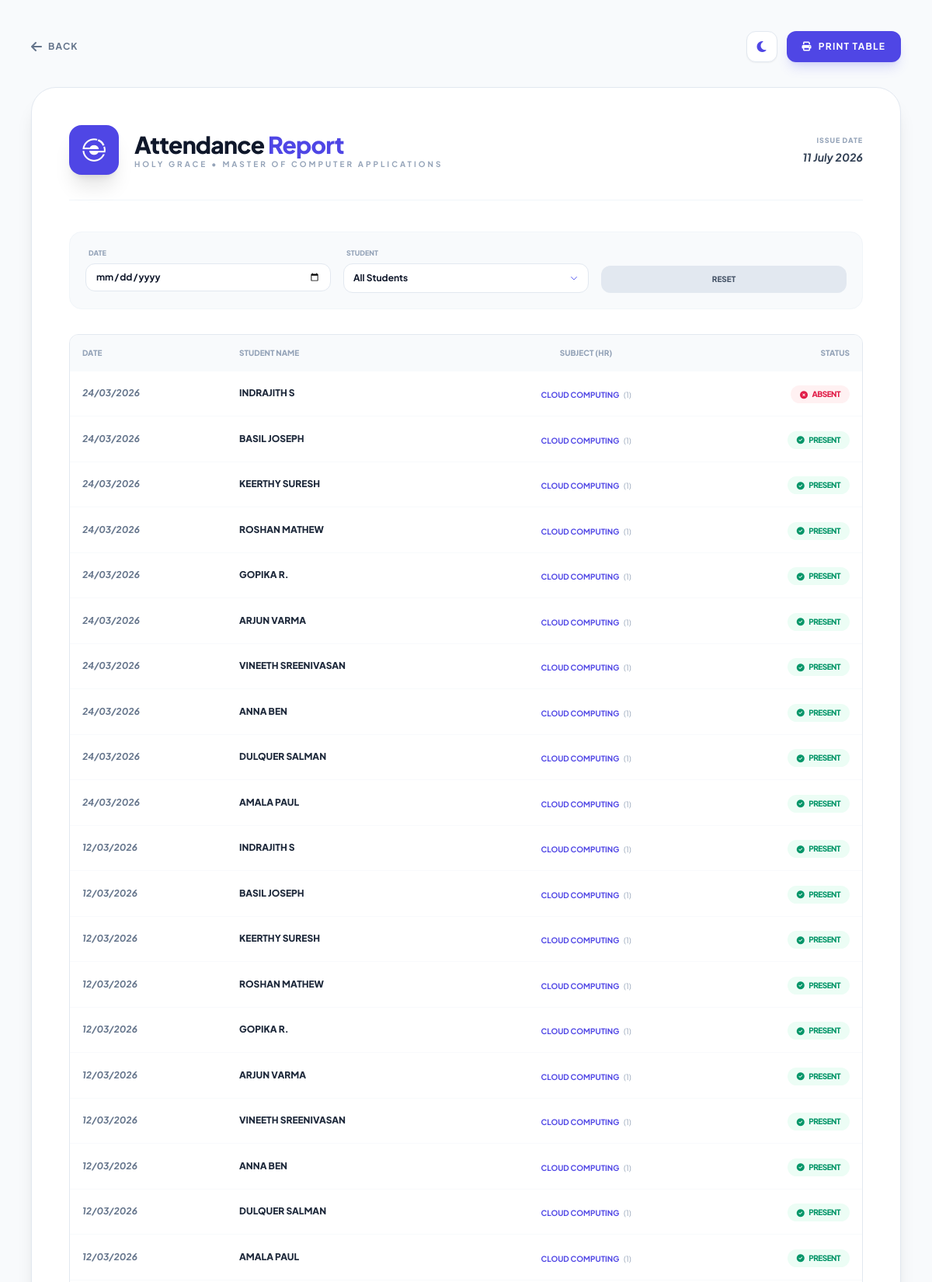
The app's page /adminn/reports/attendance/13/ (signed in, upper part) with its own data.
### main/models.py (models this page shows, shortened)
class Institution(models.Model):
    institution_id = models.BigAutoField(primary_key=True)
    email = models.EmailField(unique=True)
    institution_name = models.CharField(max_length=50)
    password = models.CharField()
    institution_abbreviation = models.CharField(max_length=50, unique=True, null=True, blank=True)

class Classes(models.Model):
    id = models.BigAutoField(primary_key=True)
    class_name = models.CharField(max_length=50)
    class_head = models.CharField(max_length=50)
    email = models.EmailField(unique=True)
    password = models.CharField()
    class_abbreviation = models.CharField(max_length=50, null=True, blank=True)
    user = models.ForeignKey(Users, on_delete=models.CASCADE)
    institution = models.ForeignKey(Institution, on_delete=models.CASCADE)

class Attendance(models.Model):
    class StatusChoices(models.TextChoices):
        PRESENT = 'present', 'Present'
        ABSENT = 'absent', 'Absent'
    id = models.BigAutoField(primary_key=True)
    attendance_date = models.DateField()
    hour = models.PositiveSmallIntegerField()
    status = models.CharField(
        max_length=10,
        choices=StatusChoices.choices,
        default=StatusChoices.PRESENT
    )
    student = models.ForeignKey('Students', on_delete=models.CASCADE)
    subject = models.ForeignKey('Subjects', on_delete=models.CASCADE)
    created_at = models.DateTimeField(auto_now_add=True)

class Students(models.Model):
    id = models.BigAutoField(primary_key=True)
    roll_no = models.CharField(max_length=50, unique=True)
    name = models.CharField(max_length=50)
    email = models.CharField(max_length=50, unique=True, null=True, blank=True)
    password = models.CharField()
    class_obj = models.ForeignKey(Classes, on_delete=models.SET_NULL, null=True, blank=True)
    user = models.ForeignKey(Users, on_delete=models.CASCADE)

class Subjects(models.Model):
    id = models.BigAutoField(primary_key=True)
    subject_name = models.CharField(max_length=50)
    subject_head = models.CharField(max_length=50)
    email = models.EmailField(unique=True)
    password = models.CharField()
    user = models.ForeignKey(Users, on_delete=models.CASCADE)
    class_obj = models.ForeignKey(Classes, on_delete=models.CASCADE)

### main/views.py (the view)
# urls.py: path('adminn/reports/attendance/<int:class_id>/', views.admin_report_attendance, name='admin_report_attendance'),
def admin_report_attendance(request, class_id):
    if 'institution_id' not in request.session:
        return redirect('login')
    inst_id = request.session['institution_id']
    institution = get_object_or_404(Institution, institution_id=inst_id)
    selected_class = get_object_or_404(Classes, id=class_id, institution=institution)
    students = Students.objects.filter(class_obj=selected_class)
    attendance_records = Attendance.objects.filter(student__in=students).select_related('student', 'subject').order_by('-attendance_date')
    context = {
        'institution': institution,
        'selected_class': selected_class,
        'records': attendance_records,
        'report_type': 'Attendance',
    }
    return render(request, 'admin/admin_report_view.html', context)

### templates/admin/admin_report_view.html (shortened to what this page needs)
{% load static %}
<!DOCTYPE html>
<html lang="en" class="light">
<head>
    <script src="https://cdn.tailwindcss.com"></script>
    <link href="https://cdnjs.cloudflare.com/ajax/libs/font-awesome/6.4.0/css/all.min.css" rel="stylesheet">
</head>
<body class="bg-[#f8fafc] dark:bg-[#020617] text-slate-900 dark:text-slate-100 p-4 lg:p-10 min-h-screen">
    <div class="no-print mb-8 max-w-6xl mx-auto flex items-center justify-between">
        <a href="{% url 'admin_reports' %}"
            class="flex items-center gap-2 text-slate-500 hover:text-brand-600 font-bold transition-all">
            <i class="fa-solid fa-arrow-left"></i>
            <span class="text-xs uppercase tracking-widest">Back</span>
        </a>
        <div class="flex gap-3">
            <button id="theme-switch"
                class="w-10 h-10 flex items-center justify-center rounded-xl bg-white dark:bg-slate-800 shadow-sm border border-slate-200 dark:border-white/5">
                <i id="theme-icon" class="fa-solid fa-moon text-brand-600"></i>
            </button>
            <button onclick="window.print()"
                class="flex items-center gap-2 px-5 py-2.5 rounded-xl bg-brand-600 text-white font-bold text-xs uppercase tracking-widest shadow-lg shadow-brand-500/20 hover:scale-[1.02] active:scale-95 transition-all">
                <i class="fa-solid fa-print"></i> Print Table
            </button>
        </div>
    </div>
    <div
        class="print-container max-w-6xl mx-auto bg-white dark:bg-slate-900 rounded-[2rem] p-8 lg:p-12 border border-slate-200 dark:border-white/5 shadow-xl relative">
        <div
            class="print-header flex flex-col md:flex-row justify-between items-center gap-6 mb-10 pb-8 border-b border-slate-100 dark:border-white/5">
            <div class="flex items-center gap-5">
                <div class="w-16 h-16 rounded-2xl bg-brand-600 flex items-center justify-center shadow-xl">
                    <img src="{% static 'main/images/logobase_white.png' %}" class="w-8 h-8 object-contain" alt="Logo">
                </div>
                <div>
                    <h1 class="text-3xl font-black text-slate-900 dark:text-white tracking-tight">
                        {{ report_type }} <span class="text-brand-600">Report</span>
                    </h1>
                    <p class="text-[10px] font-bold text-slate-400 uppercase tracking-[0.3em]">
                        {{ institution.institution_name }} • {{ selected_class.class_name }}
                    </p>
                </div>
            </div>
            <div class="text-center md:text-right">
                <p class="text-[9px] font-black text-slate-400 uppercase tracking-widest mb-1">Issue Date</p>
                <p class="text-sm font-bold text-slate-700 dark:text-white italic">{% now "d F Y" %}</p>
            </div>
        </div>
        <div id="filter-anchor" class="no-print"></div>
        <div class="table-container rounded-xl border border-slate-200 dark:border-white/5">
            <table class="w-full text-left" id="reportTable">
                <thead>
                    <tr class="bg-slate-50 dark:bg-white/5">
                        {% if report_type == 'Attendance' %}
                        <th class="py-4 px-4 text-[10px] font-black uppercase text-slate-400">Date</th>
                        <th class="py-4 px-4 text-[10px] font-black uppercase text-slate-400">Student Name</th>
                        <th class="py-4 px-4 text-[10px] font-black uppercase text-slate-400 text-center">Subject (Hr)
                        </th>
                        <th class="py-4 px-4 text-[10px] font-black uppercase text-slate-400 text-right">Status</th>
                        {% endif %}
                    </tr>
                </thead>
                <tbody id="tableBody">
                    {% for rec in records %}
                    <tr
                        class="report-row border-b border-slate-50 dark:border-white/5 hover:bg-slate-50/50 dark:hover:bg-white/5 transition-colors">
                        {% if report_type == 'Attendance' %}
                        <td class="py-4 px-4 text-xs font-bold text-slate-500 italic">
                           {{ rec.attendance_date|date:"d/m/Y" }}</td>
                        <td
                            class="py-4 px-4 text-xs font-black text-slate-800 dark:text-white uppercase student-name-cell">
                            {{ rec.student.name }}</td>
                        <td class="py-4 px-4 text-center">
                            <span class="text-[10px] font-bold text-brand-600 uppercase">{{ rec.subject.subject_name }}
                            </span>
                            <span class="text-[10px] text-slate-400 ml-1">({{ rec.hour }})</span>
                        </td>
                        <td class="py-4 px-4 text-right">
                            <span
                                class="status-badge inline-flex items-center gap-1.5 px-3 py-1 rounded-full text-[10px] font-black uppercase tracking-tighter {% if rec.status == 'present' %} bg-emerald-50 text-emerald-600 {% else %} bg-rose-50 text-rose-600 {% endif %}">
                                <i
                                    class="fa-solid {% if rec.status == 'present' %} fa-circle-check {% else %} fa-circle-xmark {% endif %}"></i>
                                {{ rec.status }}
                            </span>
                        </td>
                        {% endif %}
                    </tr>
                    {% endfor %}
                </tbody>
            </table>
        </div>
    </div>
</body>
</html>

### templates/admin/admin_report_view.html (style rules this page uses)
body { font-family: 'Plus Jakarta Sans', sans-serif; transition: background-color 0.3s ease; }
.table-container { max-height: calc(100vh - 400px); overflow-x: auto; overflow-y: auto; }

### records on screen
Institution: institution_name "HOLY GRACE"
Classes: class_name "MASTER OF COMPUTER APPLICATIONS"
Attendance: attendance_date "24/03/2026", student.name "INDRAJITH S", subject.subject_name "CLOUD COMPUTING", hour "1", status "ABSENT"
Attendance: attendance_date "24/03/2026", student.name "BASIL JOSEPH", subject.subject_name "CLOUD COMPUTING", hour "1", status "PRESENT"
Attendance: attendance_date "24/03/2026", student.name "KEERTHY SURESH", subject.subject_name "CLOUD COMPUTING", hour "1", status "PRESENT"
Attendance: attendance_date "24/03/2026", student.name "ROSHAN MATHEW", subject.subject_name "CLOUD COMPUTING", hour "1", status "PRESENT"
Attendance: attendance_date "24/03/2026", student.name "GOPIKA R.", subject.subject_name "CLOUD COMPUTING", hour "1", status "PRESENT"
Attendance: attendance_date "24/03/2026", student.name "ARJUN VARMA", subject.subject_name "CLOUD COMPUTING", hour "1", status "PRESENT"
Attendance: attendance_date "24/03/2026", student.name "VINEETH SREENIVASAN", subject.subject_name "CLOUD COMPUTING", hour "1", status "PRESENT"
Attendance: attendance_date "24/03/2026", student.name "ANNA BEN", subject.subject_name "CLOUD COMPUTING", hour "1", status "PRESENT"
Attendance: attendance_date "24/03/2026", student.name "DULQUER SALMAN", subject.subject_name "CLOUD COMPUTING", hour "1", status "PRESENT"
Attendance: attendance_date "24/03/2026", student.name "AMALA PAUL", subject.subject_name "CLOUD COMPUTING", hour "1", status "PRESENT"
Attendance: attendance_date "12/03/2026", student.name "INDRAJITH S", subject.subject_name "CLOUD COMPUTING", hour "1", status "PRESENT"
Attendance: attendance_date "12/03/2026", student.name "BASIL JOSEPH", subject.subject_name "CLOUD COMPUTING", hour "1", status "PRESENT"
Attendance: attendance_date "12/03/2026", student.name "KEERTHY SURESH", subject.subject_name "CLOUD COMPUTING", hour "1", status "PRESENT"
Attendance: attendance_date "12/03/2026", student.name "ROSHAN MATHEW", subject.subject_name "CLOUD COMPUTING", hour "1", status "PRESENT"
Attendance: attendance_date "12/03/2026", student.name "GOPIKA R.", subject.subject_name "CLOUD COMPUTING", hour "1", status "PRESENT"
Attendance: attendance_date "12/03/2026", student.name "ARJUN VARMA", subject.subject_name "CLOUD COMPUTING", hour "1", status "PRESENT"
Attendance: attendance_date "12/03/2026", student.name "VINEETH SREENIVASAN", subject.subject_name "CLOUD COMPUTING", hour "1", status "PRESENT"
Attendance: attendance_date "12/03/2026", student.name "ANNA BEN", subject.subject_name "CLOUD COMPUTING", hour "1", status "PRESENT"
Attendance: attendance_date "12/03/2026", student.name "DULQUER SALMAN", subject.subject_name "CLOUD COMPUTING", hour "1", status "PRESENT"
Attendance: attendance_date "12/03/2026", student.name "AMALA PAUL", subject.subject_name "CLOUD COMPUTING", hour "1", status "PRESENT"

### other values on screen
{{ report_type }} "Attendance"
